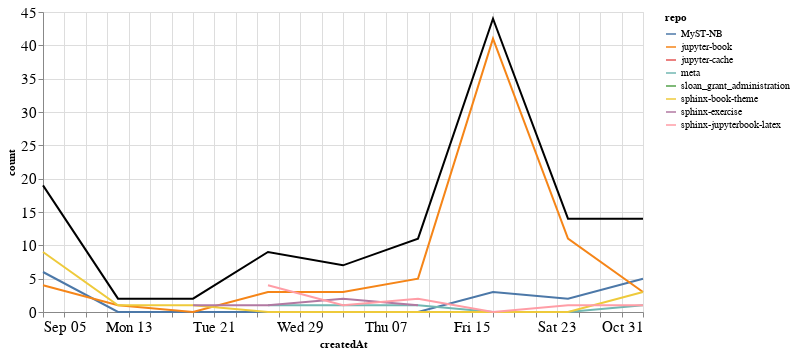

The cell this chart's notebook holds for it:
### Markdown cell above
### Comments

### Code cell
comments_time = comments.groupby('repo').resample('W', on='createdAt').count()['author'].reset_index()
comments_time = comments_time.rename(columns={'author': 'count'})
comments_time_total = comments_time.groupby('createdAt').agg({"count": "sum"}).reset_index()
ch1 = alt.Chart(comments_time, width=600).mark_line().encode(
    x='createdAt',
    y='count',
    color='repo',
    tooltip="repo"
)

ch2 = alt.Chart(comments_time_total, width=600).mark_line(color="black").encode(
    x='createdAt',
    y='count',
)

ch1 + ch2

### Figure 1 — Vega-Lite specification as saved in the notebook (floating-point values rounded to 4 significant figures)
{"config": {"axisLeft": {"labelFontSize": 15}, "axisBottom": {"labelFontSize": 15}}, "layer": [{"data": {"name": "data-85d4dfc3e5ebf55f9525841be854556a"}, "mark": "line", "encoding": {"color": {"type": "nominal", "field": "repo"}, "tooltip": {"type": "nominal", "field": "repo"}, "x": {"type": "temporal", "field": "createdAt"}, "y": {"type": "quantitative", "field": "count"}}, "width": 600}, {"data": {"name": "data-b61de73732f033ba145f7976a0308ba3"}, "mark": {"type": "line", "color": "black"}, "encoding": {"x": {"type": "temporal", "field": "createdAt"}, "y": {"type": "quantitative", "field": "count"}}, "width": 600}], "$schema": "https://vega.github.io/schema/vega-lite/v4.8.1.json", "datasets": {"data-85d4dfc3e5ebf55f9525841be854556a": [{"repo": "MyST-NB", "createdAt": "2021-09-05T00:00:00", "count": 6}, {"repo": "MyST-NB", "createdAt": "2021-09-12T00:00:00", "count": 0}, {"repo": "MyST-NB", "createdAt": "2021-09-19T00:00:00", "count": 0}, {"repo": "MyST-NB", "createdAt": "2021-09-26T00:00:00", "count": 0}, {"repo": "MyST-NB", "createdAt": "2021-10-03T00:00:00", "count": 0}, {"repo": "MyST-NB", "createdAt": "2021-10-10T00:00:00", "count": 0}, {"repo": "MyST-NB", "createdAt": "2021-10-17T00:00:00", "count": 3}, {"repo": "MyST-NB", "createdAt": "2021-10-24T00:00:00", "count": 2}, {"repo": "MyST-NB", "createdAt": "2021-10-31T00:00:00", "count": 5}, {"repo": "jupyter-book", "createdAt": "2021-09-05T00:00:00", "count": 4}, {"repo": "jupyter-book", "createdAt": "2021-09-12T00:00:00", "count": 1}, {"repo": "jupyter-book", "createdAt": "2021-09-19T00:00:00", "count": 0}, {"repo": "jupyter-book", "createdAt": "2021-09-26T00:00:00", "count": 3}, {"repo": "jupyter-book", "createdAt": "2021-10-03T00:00:00", "count": 3}, {"repo": "jupyter-book", "createdAt": "2021-10-10T00:00:00", "count": 5}, {"repo": "jupyter-book", "createdAt": "2021-10-17T00:00:00", "count": 41}, {"repo": "jupyter-book", "createdAt": "2021-10-24T00:00:00", "count": 11}, {"repo": "jupyter-book", "createdAt": "2021-10-31T00:00:00", "count": 3}, {"repo": "jupyter-cache", "createdAt": "2021-10-31T00:00:00", "count": 1}, {"repo": "meta", "createdAt": "2021-09-26T00:00:00", "count": 1}, {"repo": "meta", "createdAt": "2021-10-03T00:00:00", "count": 1}, {"repo": "meta", "createdAt": "2021-10-10T00:00:00", "count": 1}, {"repo": "meta", "createdAt": "2021-10-17T00:00:00", "count": 0}, {"repo": "meta", "createdAt": "2021-10-24T00:00:00", "count": 0}, {"repo": "meta", "createdAt": "2021-10-31T00:00:00", "count": 1}, {"repo": "sloan_grant_administration", "createdAt": "2021-10-10T00:00:00", "count": 2}, {"repo": "sphinx-book-theme", "createdAt": "2021-09-05T00:00:00", "count": 9}, {"repo": "sphinx-book-theme", "createdAt": "2021-09-12T00:00:00", "count": 1}, {"repo": "sphinx-book-theme", "createdAt": "2021-09-19T00:00:00", "count": 1}, {"repo": "sphinx-book-theme", "createdAt": "2021-09-26T00:00:00", "count": 0}, {"repo": "sphinx-book-theme", "createdAt": "2021-10-03T00:00:00", "count": 0}, {"repo": "sphinx-book-theme", "createdAt": "2021-10-10T00:00:00", "count": 0}, {"repo": "sphinx-book-theme", "createdAt": "2021-10-17T00:00:00", "count": 0}, {"repo": "sphinx-book-theme", "createdAt": "2021-10-24T00:00:00", "count": 0}, {"repo": "sphinx-book-theme", "createdAt": "2021-10-31T00:00:00", "count": 3}, {"repo": "sphinx-exercise", "createdAt": "2021-09-19T00:00:00", "count": 1}, {"repo": "sphinx-exercise", "createdAt": "2021-09-26T00:00:00", "count": 1}, {"repo": "sphinx-exercise", "createdAt": "2021-10-03T00:00:00", "count": 2}, {"repo": "sphinx-exercise", "createdAt": "2021-10-10T00:00:00", "count": 1}, {"repo": "sphinx-jupyterbook-latex", "createdAt": "2021-09-26T00:00:00", "count": 4}, {"repo": "sphinx-jupyterbook-latex", "createdAt": "2021-10-03T00:00:00", "count": 1}, {"repo": "sphinx-jupyterbook-latex", "createdAt": "2021-10-10T00:00:00", "count": 2}, {"repo": "sphinx-jupyterbook-latex", "createdAt": "2021-10-17T00:00:00", "count": 0}, {"repo": "sphinx-jupyterbook-latex", "createdAt": "2021-10-24T00:00:00", "count": 1}, {"repo": "sphinx-jupyterbook-latex", "createdAt": "2021-10-31T00:00:00", "count": 1}], "data-b61de73732f033ba145f7976a0308ba3": [{"createdAt": "2021-09-05T00:00:00", "count": 19}, {"createdAt": "2021-09-12T00:00:00", "count": 2}, {"createdAt": "2021-09-19T00:00:00", "count": 2}, {"createdAt": "2021-09-26T00:00:00", "count": 9}, {"createdAt": "2021-10-03T00:00:00", "count": 7}, {"createdAt": "2021-10-10T00:00:00", "count": 11}, {"createdAt": "2021-10-17T00:00:00", "count": 44}, {"createdAt": "2021-10-24T00:00:00", "count": 14}, {"createdAt": "2021-10-31T00:00:00", "count": 14}]}}
